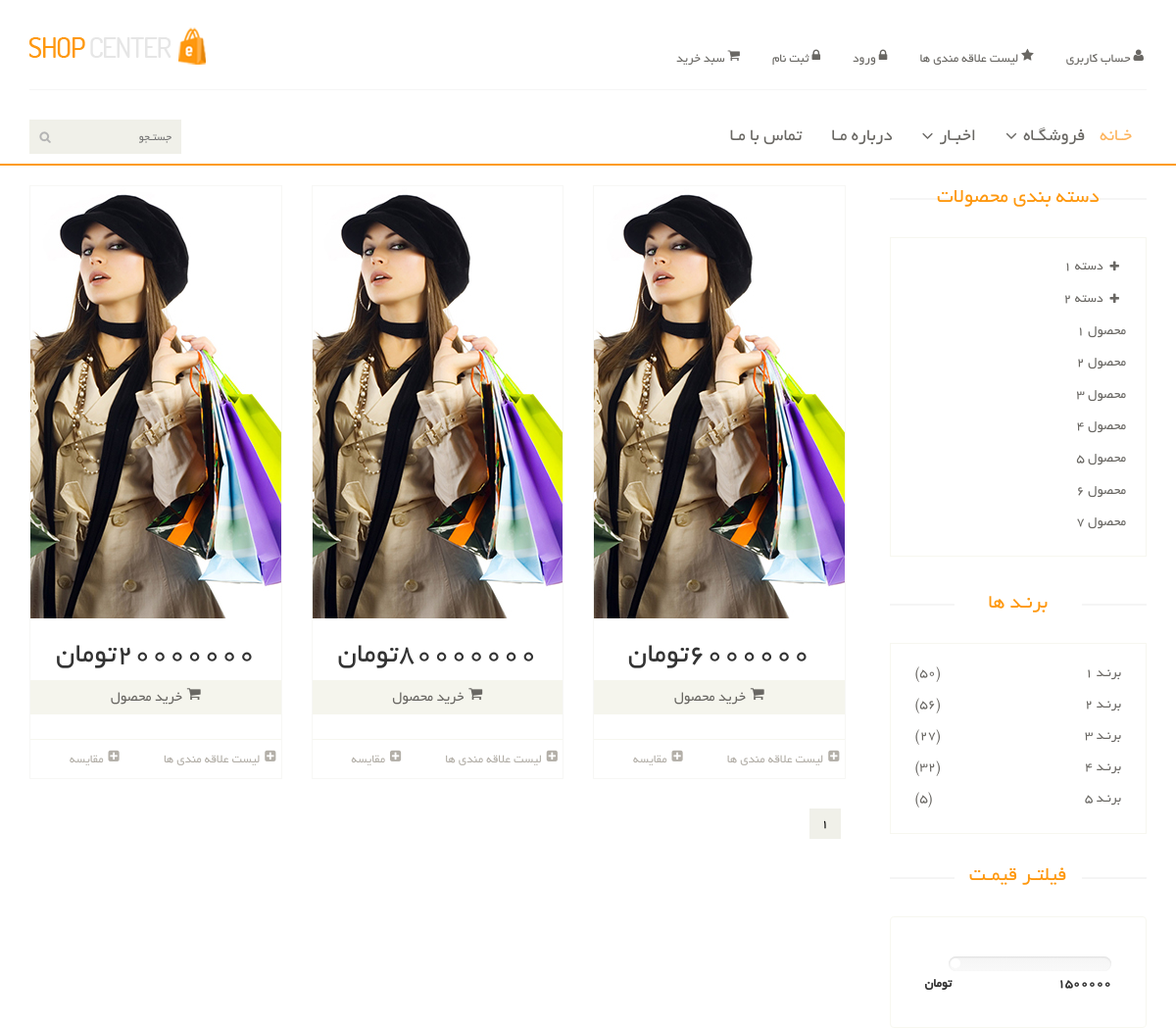
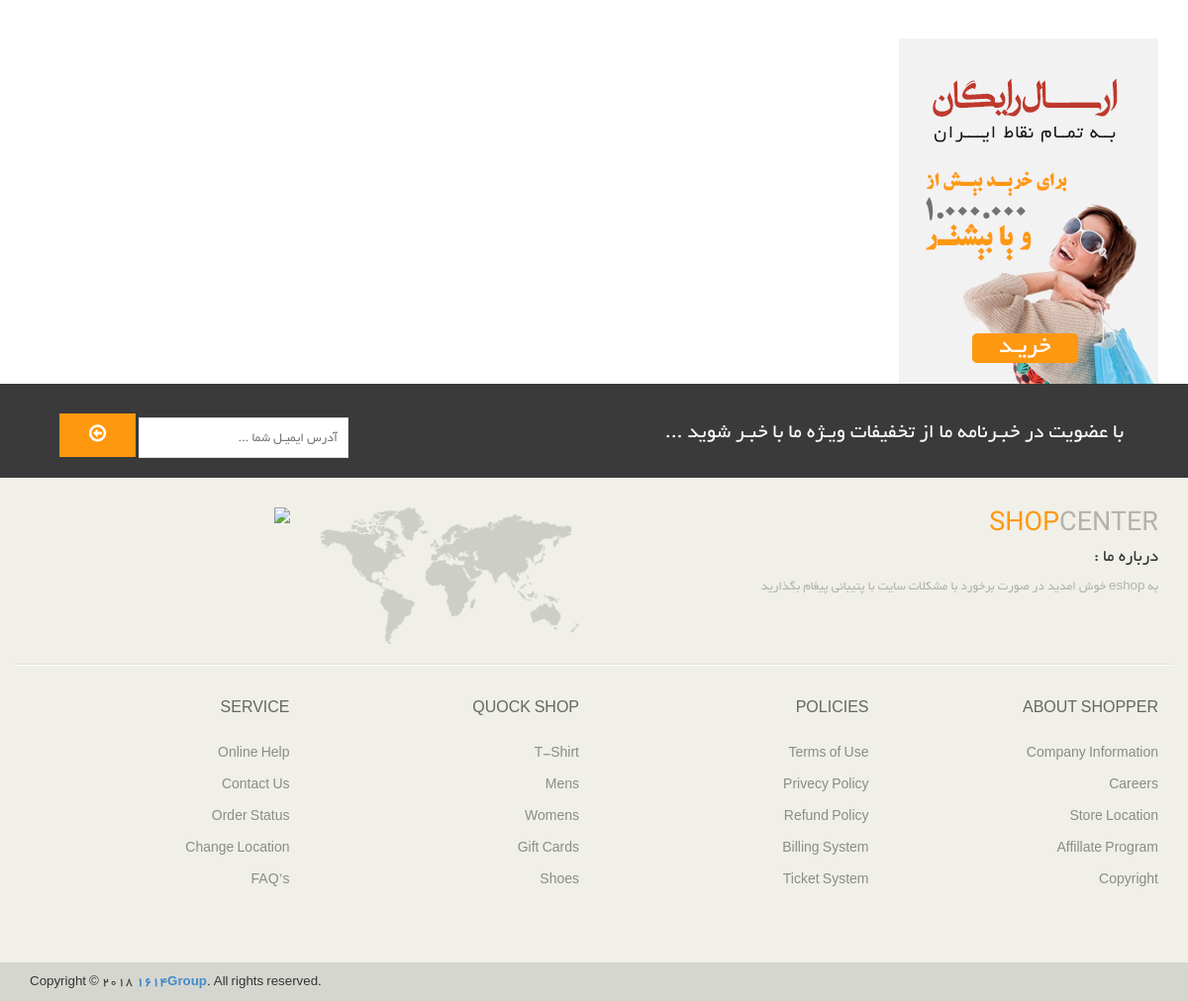
/products/products-class/, run on the app's committed database (2 pictures, top to bottom).
### Eshop_product/models.py (models this page shows, shortened)
class Product(models.Model):
    title = models.CharField(max_length=150, verbose_name='عنوان')
    description = models.TextField(verbose_name='توضیحات')
    price = models.IntegerField(verbose_name='قیمت')
    image = models.ImageField(upload_to=upload_image_path, null=True, blank=True, verbose_name='تصویر')
    active = models.BooleanField(default=False, verbose_name='فعال / غیرفعال')
    objects = ProductsManager()
    class Meta:
        verbose_name = 'محصول'
        verbose_name_plural = 'محصولات'

### Eshop_product/views.py (the view)
# urls.py: path('products-class/', ProductsList.as_view(), name='products-class'),
class ProductsList(ListView):
    model = Product
    context_object_name = "products"
    template_name = "product/product_list.html"
    paginate_by = 3
    def get_queryset(self):
         return Product.objects.all()

### Eshop_product/templates/product/product_list.html (shortened to what this page needs)
{% extends 'shared/_mainLayout.html' %}
{% load static%}
{% block Content %}
    <section>
		<div class="container">
			<div class="row">
				<div class="col-sm-9 padding-right">
					<div class="features_items">
                        {% for product in products %}
                            <div class="col-sm-4 pull-right" >
							<div class="product-image-wrapper">
								<div class="single-products">
									<div class="Productinfo text-center">
										<img src="{% static 'images/home/girl2.jpg' %}" alt="">
										<h2>{{ product.price}}تومان </h2>
										<a href="" class="btn btn-default add-to-cart"><i class="fa fa-shopping-cart"></i>خرید محصول</a>
									</div>
									<div class="product-overlay">
										<div class="overlay-content">
										</div>
									</div>
								</div>
								<div class="choose">
									<ul class="nav nav-pills nav-justified">
										<li><a href=""><i class="fa fa-plus-square"></i>لیست علاقه مندی ها</a></li>
										<li><a href=""><i class="fa fa-plus-square"></i>مقایسه</a></li>
									</ul>
								</div>
							</div>
						</div>
                        {% endfor %}
                            <ul class="pagination">
                                {% for page in paginator.page_range %}
                                    {% if page == page_obj.number %}
                                        <li><a class="active" href="?page={{ page }}">{{ page }}</a></li>
                                     {% else %}
                                        <li><a href="?page={{ page }}">{{ page }}</a></li>
                                    {% endif %}
                                {% endfor %}
                            </ul>
                            </div>
                            </div>
				<div class="col-sm-3">
					<div class="left-sidebar">
						<h2>دسته بندی محصولات</h2>
						<div class="panel-group category-products" id="accordian">
							<div class="panel panel-default">
								<div class="panel-heading">
									<h4 class="panel-title">
										<a data-toggle="collapse" data-parent="#accordian" href="#sportswear">
											<span class="badge pull-right"><i class="fa fa-plus"></i></span>
											دسته 1
										</a>
									</h4>
								</div>
							</div>
							<div class="panel panel-default">
								<div class="panel-heading">
									<h4 class="panel-title">
										<a data-toggle="collapse" data-parent="#accordian" href="#mens">
											<span class="badge pull-right"><i class="fa fa-plus"></i></span>
											دسته 2
										</a>
									</h4>
								</div>
							</div>
							<div class="panel panel-default">
								<div class="panel-heading">
									<h4 class="panel-title"><a href="#">محصول 1</a></h4>
								</div>
							</div>
							<div class="panel panel-default">
								<div class="panel-heading">
									<h4 class="panel-title"><a href="#">محصول 2</a></h4>
								</div>
							</div>
							<div class="panel panel-default">
								<div class="panel-heading">
									<h4 class="panel-title"><a href="#">محصول 3</a></h4>
								</div>
							</div>
							<div class="panel panel-default">
								<div class="panel-heading">
									<h4 class="panel-title"><a href="#">محصول 4</a></h4>
								</div>
							</div>
							<div class="panel panel-default">
								<div class="panel-heading">
									<h4 class="panel-title"><a href="#">محصول 5</a></h4>
								</div>
							</div>
							<div class="panel panel-default">
								<div class="panel-heading">
									<h4 class="panel-title"><a href="#">محصول 6</a></h4>
								</div>
							</div>
							<div class="panel panel-default">
								<div class="panel-heading">
									<h4 class="panel-title"><a href="#">محصول 7</a></h4>
								</div>
							</div>
						</div>
						<div class="brands_products">
							<h2>برنـد ها</h2>
							<div class="brands-name">
								<ul class="nav nav-pills nav-stacked">
									<li><a href=""> <span class="pull-left">(50)</span>برنـد 1</a></li>
									<li><a href=""> <span class="pull-left">(56)</span>برنـد 2</a></li>
									<li><a href=""> <span class="pull-left">(27)</span>برنـد 3</a></li>
									<li><a href=""> <span class="pull-left">(32)</span>برنـد 4</a></li>
									<li><a href=""> <span class="pull-left">(5)</span>برنـد 5</a></li>
								</ul>
							</div>
						</div>
						<div class="price-range">
							<h2>فیلتـر قیمـت</h2>
							<div class="well">
								 <div class="slider slider-horizontal" style="width: 166px;"></div><br>
								 <b>1500000</b> <b class="pull-left">تومان </b>
							</div>
						</div>
						<div class="shipping text-center">
							<img src="{% static 'images/home/shipping.jpg' %}" alt="">
						</div>
					</div>
				</div>
			</div>
		</div>
	</section>
{% endblock %}

### Eshop_beta/core/static/css/price-range.css (style rules this page uses)
.slider { display: inline-block; vertical-align: middle; position: relative; }
.slider.slider-horizontal { width: 210px; height: 20px; }

### Eshop_beta/core/static/css/main.css (style rules this page uses)
body { font-family: 'BYekan'; font-size: 10pt; position: relative; font-weight: normal; direction: rtl; }
ul li { list-style: none; }
a { -webkit-transition: 300ms; -moz-transition: 300ms; -o-transition: 300ms; transition: 300ms; }
h1, h2, h3, h4, h5, h6 { font-family: 'BYekan', sans-serif; }
.category-products { border: 1px solid #F7F7F0; margin-bottom: 35px; padding-bottom: 20px; padding-top: 15px; }
.left-sidebar h2, .brands_products h2 { color: #FE980F; font-family: 'BYekan', sans-serif; font-size: 16pt; font-weight: 400; margin: 0 0 30px auto; text-align: center; text-transform: uppercase; position: relative; z-index:3; }
.left-sidebar h2:after, h2.title:after { content: " "; position: absolute; border: 1px solid #f5f5f5; bottom:8px; right: 0; width: 100%; height: 0; z-index: -2; }
.left-sidebar h2:before { content: " "; position: absolute; background: #fff; bottom: -6px; width: 130px; height: 30px; z-index: -1; right: 50%; margin-right: -65px; }
.category-products .panel { background-color: #FFFFFF; border: 0px; border-radius: 0px; box-shadow:none; margin-bottom: 0px; }
.category-products .panel-default .panel-heading { background-color: #FFFFFF; border: 0 none; color: #FFFFFF; padding: 5px 20px; }
.category-products .panel-default .panel-heading .panel-title a { color: #696763; font-family: 'BYekan', sans-serif; font-size: 14px; text-decoration: none; text-transform: uppercase; }
.category-products .badge { background:none; border-radius: 10px; color: #696763; display: inline-block; font-size: 12px; font-weight: bold; line-height: 1; min-width: 10px; padding: 3px 7px; text-align: center; vertical-align: baseline; white-space: nowrap; }
.brands-name { border: 1px solid #F7F7F0; padding-bottom: 20px; padding-top: 15px; }
.brands-name .nav-stacked li a { background-color: #FFFFFF; color: #696763; font-family: 'BYekan', sans-serif; font-size: 14px; padding: 5px 25px; text-decoration: none; text-transform: uppercase; }
.shipping { background-color: #F2F2F2; margin-top: 40px; overflow: hidden; padding-top: 20px; position: relative; }
.price-range { margin-top:30px; }
.well { background-color: #FFFFFF; border: 1px solid #F7F7F0; border-radius: 4px; box-shadow: none; margin-bottom: 20px; min-height: 20px; padding: 35px; }
.padding-right { padding-left: 0; }
.features_items { overflow:hidden; }
.product-image-wrapper { border:1px solid #F7F7F5; overflow: hidden; margin-bottom:30px; }
.single-products { position: relative; }
.product-overlay { background:#FE980F; top: 0; display: none; height: 0; position: absolute; transition: height 500ms ease 0s; width: 100%; display: block; opacity:; }
.product-overlay .overlay-content { bottom: 0; position: absolute; bottom: 0; text-align: center; width: 100%; }
.add-to-cart { background:#F5F5ED; border: 0 none; border-radius: 0; color: #696763; font-family: 'BYekan', sans-serif; font-size: 15px; width: 100%; margin-bottom: 25px; }
.add-to-cart i { margin-left:5px; }
.choose { border-top: 1px solid #F7F7F0; }
.choose ul li a { color: #B3AFA8; font-family: 'BYekan', sans-serif; font-size: 13px; padding-left: 0; padding-right: 0; }
.choose ul li a i { margin-left:5px; }
.pagination { display: inline-block; margin-bottom: 25px; margin-top: 0; padding-right: 15px; }
.pagination li:first-child a, .pagination li:first-child span { border-bottom-left-radius: 0; border-top-left-radius: 0; margin-left: 0; }
.pagination li:last-child a, .pagination li:last-child span { border-bottom-right-radius: 0; border-top-right-radius: 0; }
.pagination li a, .pagination li span { background-color: #f0f0e9; border: 0; float: left; line-height: 1.42857; margin-left: -1px; padding: 6px 12px; position: relative; text-decoration: none; margin-right: 5px; color:#000; }

### data on the page
Product: price "6000000"
Product: price "80000000"
Product: price "20000000"

### other printed values
{{ page }} "1"
